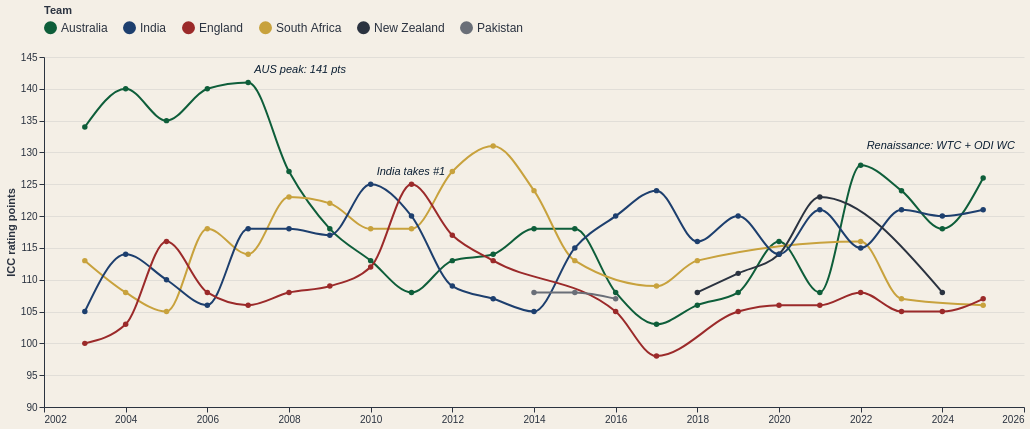

Write a Vega-Lite specification for this figure.
### Vega-Lite specification from a JSON file in a GitHub repository (floating-point values rounded to 4 significant figures)
{"$schema": "https://vega.github.io/schema/vega-lite/v5.json", "width": 980, "height": 350, "background": "#f4efe6", "config": {"view": {"stroke": null}, "axis": {"labelColor": "#2b3340", "titleColor": "#2b3340", "domainColor": "#2b3340", "gridColor": "rgba(11,31,51,0.08)", "tickColor": "#2b3340"}, "legend": {"labelColor": "#2b3340", "titleColor": "#2b3340"}}, "data": {"values": [{"year": 2003, "team": "Australia", "rank": 1, "rating": 134}, {"year": 2003, "team": "South Africa", "rank": 2, "rating": 113}, {"year": 2003, "team": "India", "rank": 3, "rating": 105}, {"year": 2003, "team": "England", "rank": 4, "rating": 100}, {"year": 2004, "team": "Australia", "rank": 1, "rating": 140}, {"year": 2004, "team": "India", "rank": 2, "rating": 114}, {"year": 2004, "team": "South Africa", "rank": 3, "rating": 108}, {"year": 2004, "team": "England", "rank": 4, "rating": 103}, {"year": 2005, "team": "Australia", "rank": 1, "rating": 135}, {"year": 2005, "team": "England", "rank": 2, "rating": 116}, {"year": 2005, "team": "India", "rank": 3, "rating": 110}, {"year": 2005, "team": "South Africa", "rank": 4, "rating": 105}, {"year": 2006, "team": "Australia", "rank": 1, "rating": 140}, {"year": 2006, "team": "South Africa", "rank": 2, "rating": 118}, {"year": 2006, "team": "England", "rank": 3, "rating": 108}, {"year": 2006, "team": "India", "rank": 4, "rating": 106}, {"year": 2007, "team": "Australia", "rank": 1, "rating": 141}, {"year": 2007, "team": "India", "rank": 2, "rating": 118}, {"year": 2007, "team": "South Africa", "rank": 3, "rating": 114}, {"year": 2007, "team": "England", "rank": 4, "rating": 106}, {"year": 2008, "team": "Australia", "rank": 1, "rating": 127}, {"year": 2008, "team": "South Africa", "rank": 2, "rating": 123}, {"year": 2008, "team": "India", "rank": 3, "rating": 118}, {"year": 2008, "team": "England", "rank": 4, "rating": 108}, {"year": 2009, "team": "South Africa", "rank": 1, "rating": 122}, {"year": 2009, "team": "Australia", "rank": 2, "rating": 118}, {"year": 2009, "team": "India", "rank": 3, "rating": 117}, {"year": 2009, "team": "England", "rank": 4, "rating": 109}, {"year": 2010, "team": "India", "rank": 1, "rating": 125}, {"year": 2010, "team": "South Africa", "rank": 2, "rating": 118}, {"year": 2010, "team": "Australia", "rank": 3, "rating": 113}, {"year": 2010, "team": "England", "rank": 4, "rating": 112}, {"year": 2011, "team": "England", "rank": 1, "rating": 125}, {"year": 2011, "team": "India", "rank": 2, "rating": 120}, {"year": 2011, "team": "South Africa", "rank": 3, "rating": 118}, {"year": 2011, "team": "Australia", "rank": 4, "rating": 108}, {"year": 2012, "team": "South Africa", "rank": 1, "rating": 127}, {"year": 2012, "team": "England", "rank": 2, "rating": 117}, {"year": 2012, "team": "Australia", "rank": 3, "rating": 113}, {"year": 2012, "team": "India", "rank": 4, "rating": 109}, {"year": 2013, "team": "South Africa", "rank": 1, "rating": 131}, {"year": 2013, "team": "Australia", "rank": 2, "rating": 114}, {"year": 2013, "team": "England", "rank": 3, "rating": 113}, {"year": 2013, "team": "India", "rank": 4, "rating": 107}, {"year": 2014, "team": "South Africa", "rank": 1, "rating": 124}, {"year": 2014, "team": "Australia", "rank": 2, "rating": 118}, {"year": 2014, "team": "Pakistan", "rank": 3, "rating": 108}, {"year": 2014, "team": "India", "rank": 4, "rating": 105}, {"year": 2015, "team": "Australia", "rank": 1, "rating": 118}, {"year": 2015, "team": "India", "rank": 2, "rating": 115}, {"year": 2015, "team": "South Africa", "rank": 3, "rating": 113}, {"year": 2015, "team": "Pakistan", "rank": 4, "rating": 108}, {"year": 2016, "team": "India", "rank": 1, "rating": 120}, {"year": 2016, "team": "Australia", "rank": 2, "rating": 108}, {"year": 2016, "team": "Pakistan", "rank": 3, "rating": 107}, {"year": 2016, "team": "England", "rank": 4, "rating": 105}, {"year": 2017, "team": "India", "rank": 1, "rating": 124}, {"year": 2017, "team": "South Africa", "rank": 2, "rating": 109}, {"year": 2017, "team": "Australia", "rank": 3, "rating": 103}, {"year": 2017, "team": "England", "rank": 4, "rating": 98}, {"year": 2018, "team": "India", "rank": 1, "rating": 116}, {"year": 2018, "team": "South Africa", "rank": 2, "rating": 113}, {"year": 2018, "team": "New Zealand", "rank": 3, "rating": 108}, {"year": 2018, "team": "Australia", "rank": 4, "rating": 106}, {"year": 2019, "team": "India", "rank": 1, "rating": 120}, {"year": 2019, "team": "New Zealand", "rank": 2, "rating": 111}, {"year": 2019, "team": "Australia", "rank": 3, "rating": 108}, {"year": 2019, "team": "England", "rank": 4, "rating": 105}, {"year": 2020, "team": "Australia", "rank": 1, "rating": 116}, {"year": 2020, "team": "New Zealand", "rank": 2, "rating": 114}, {"year": 2020, "team": "India", "rank": 3, "rating": 114}, {"year": 2020, "team": "England", "rank": 4, "rating": 106}, {"year": 2021, "team": "New Zealand", "rank": 1, "rating": 123}, {"year": 2021, "team": "India", "rank": 2, "rating": 121}, {"year": 2021, "team": "Australia", "rank": 3, "rating": 108}, {"year": 2021, "team": "England", "rank": 4, "rating": 106}, {"year": 2022, "team": "Australia", "rank": 1, "rating": 128}, {"year": 2022, "team": "South Africa", "rank": 2, "rating": 116}, {"year": 2022, "team": "India", "rank": 3, "rating": 115}, {"year": 2022, "team": "England", "rank": 4, "rating": 108}, {"year": 2023, "team": "Australia", "rank": 1, "rating": 124}, {"year": 2023, "team": "India", "rank": 2, "rating": 121}, {"year": 2023, "team": "South Africa", "rank": 3, "rating": 107}, {"year": 2023, "team": "England", "rank": 4, "rating": 105}, {"year": 2024, "team": "India", "rank": 1, "rating": 120}, {"year": 2024, "team": "Australia", "rank": 2, "rating": 118}, {"year": 2024, "team": "New Zealand", "rank": 3, "rating": 108}, {"year": 2024, "team": "England", "rank": 4, "rating": 105}, {"year": 2025, "team": "Australia", "rank": 1, "rating": 126}, {"year": 2025, "team": "India", "rank": 2, "rating": 121}, {"year": 2025, "team": "England", "rank": 3, "rating": 107}, {"year": 2025, "team": "South Africa", "rank": 4, "rating": 106}]}, "layer": [{"mark": {"type": "line", "strokeWidth": 2, "interpolate": "monotone", "point": {"filled": true, "size": 30}}, "encoding": {"x": {"field": "year", "type": "quantitative", "axis": {"title": null, "format": "d", "labelAngle": 0, "tickCount": 12, "grid": false}}, "y": {"field": "rating", "type": "quantitative", "title": "ICC rating points", "scale": {"domain": [90, 145]}}, "color": {"field": "team", "type": "nominal", "scale": {"domain": ["Australia", "India", "England", "South Africa", "New Zealand", "Pakistan"], "range": ["#0e5e3a", "#1d3f6e", "#9b2a2a", "#c8a23d", "#2b3340", "#6a6f78"]}, "legend": {"title": "Team", "orient": "top", "direction": "horizontal", "symbolStrokeWidth": 3, "labelFontSize": 12}}, "tooltip": [{"field": "year", "type": "quantitative", "title": "Year", "format": "d"}, {"field": "team", "type": "nominal", "title": "Team"}, {"field": "rank", "type": "quantitative", "title": "Rank"}, {"field": "rating", "type": "quantitative", "title": "Rating"}]}}, {"data": {"values": [{"year": 2007, "y": 143, "label": "AUS peak: 141 pts"}, {"year": 2022, "y": 131, "label": "Renaissance: WTC + ODI WC"}, {"year": 2010, "y": 127, "label": "India takes #1"}]}, "mark": {"type": "text", "align": "left", "dx": 6, "fontStyle": "italic", "fontSize": 11, "color": "#0b1f33"}, "encoding": {"x": {"field": "year", "type": "quantitative"}, "y": {"field": "y", "type": "quantitative"}, "text": {"field": "label"}}}]}
